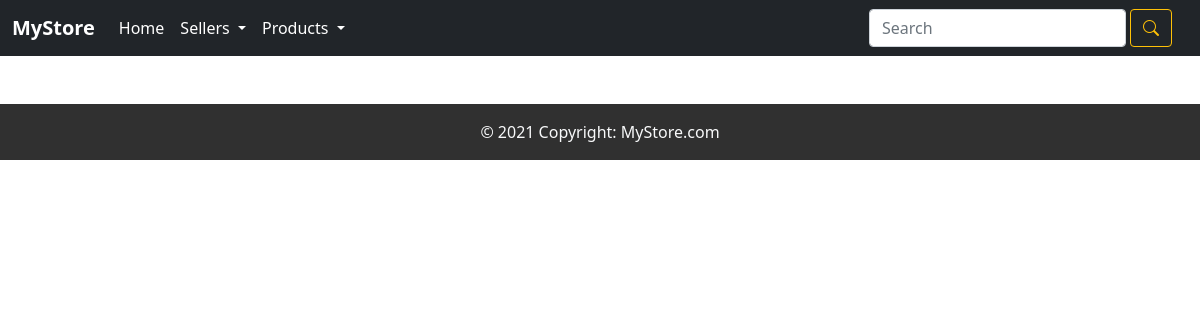
Before: /moderator/all_products/ (signed in) with the older database file.
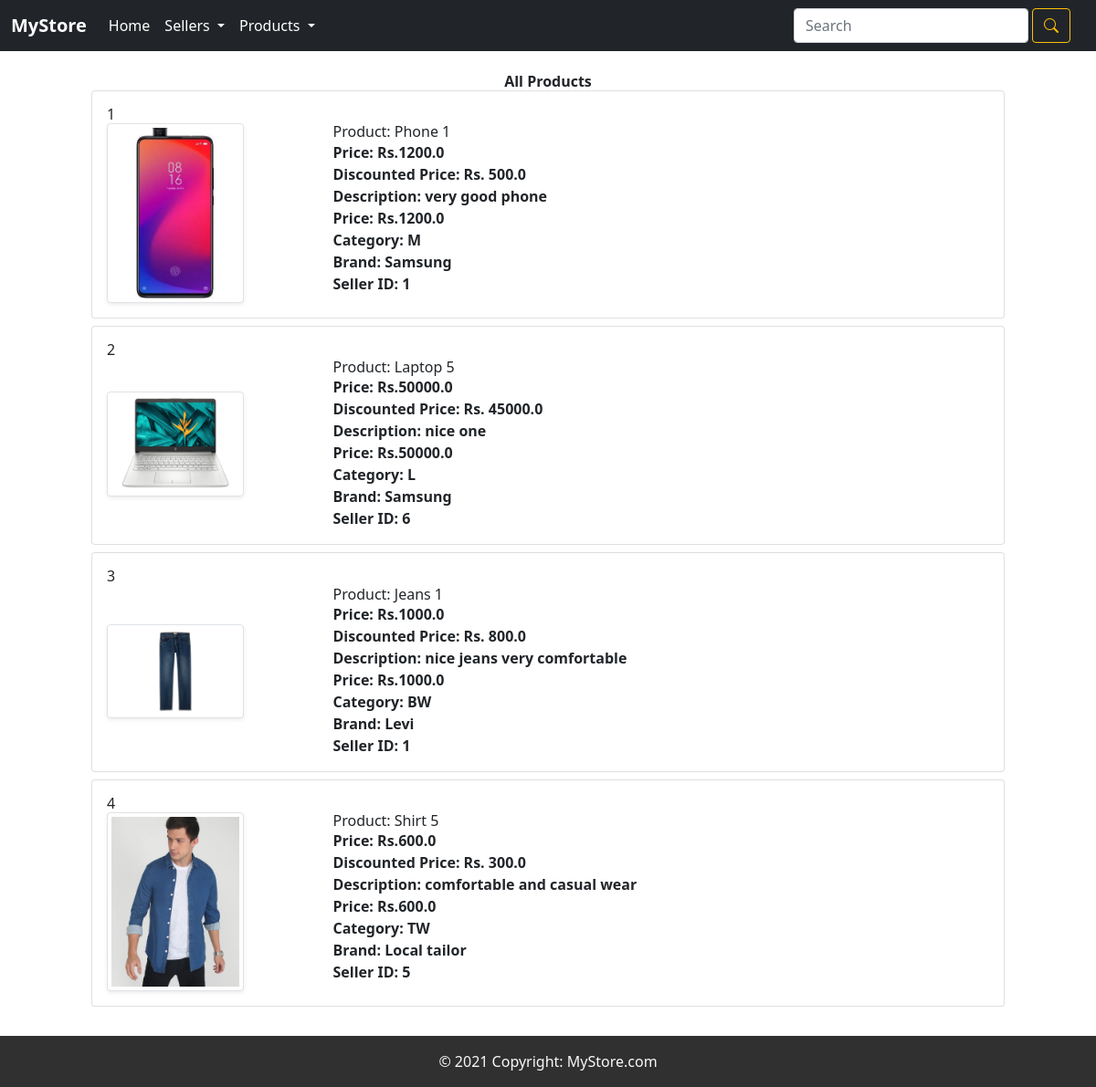
After: the same page with the newer database file.
### app/models.py (models this page shows, shortened)
class Product(models.Model):
    is_verified = models.BooleanField(default=False)
    name = models.CharField(max_length=300)
    description = models.TextField()
    price = models.FloatField()
    discountedPrice = models.FloatField()
    category = models.CharField(choices=Category_choices, max_length=3)
    brand = models.CharField(max_length=200)
    image = models.ImageField(upload_to='productimg')
    seller = models.IntegerField(default="00")

### moderator/decorators.py (the view)
        def wrapper_func(request, *args, **kwargs):
            group = None
            if request.user.groups.exists():
                group = request.user.groups.all()[0].name
            if group in allowed_roles:
                return view_func(request, *args, **kwargs)
            else:
                return HttpResponse('You are not authorized to view this page')

### moderator/views.py (called while the page is built)
@allowed_users(allowed_roles=['moderators'])
def all_products(request):
    products = Product.objects.filter(is_verified=True)
    return render(request, 'all_products.html', {'products': products})

### moderator/templates/all_products.html (shortened to what this page needs)
{% extends 'base.html' %}
{% block content %}
    {% if products %}
    <h1 class="text-center"><b>All Products</b></h1>
    <div class="container">
        {% for p in products %}
        <div class="card mb-2">
            <div class="card-body hover:bg-blue-100">
                <div class="row">
                    <h5>{{forloop.counter}}</h5>
                    <div class="col-sm-3 text-center align-self-center">
                        {% if p.image %}
                        <a href="{% url 'app:product-detail' p.id %}"><img src="{{p.image.url}}" alt=""
                            srcset="" class="img-fluid img-thumbnail shadow-sm" height="150" width="150"></a>
                        {% endif %}
                    </div>
                    <div class="col-sm-9">
                        <h5>Product: {{p.name}}</h5>
                        <p class="fw-bold">Price: Rs.{{p.price}}</p>
                        <p class="fw-bold">Discounted Price: Rs. {{p.discountedPrice}}</p>
                        <p class="fw-bold">Description: {{p.description}}</p>
                        <p class="fw-bold">Price: Rs.{{p.price}}</p>
                        <p class="fw-bold">Category: {{p.category}}</p>
                        <p class="fw-bold">Brand: {{p.brand}}</p>
                        <p class="fw-bold">Seller ID: {{p.seller}}</p>
                    </div>
                </div>
            </div>
        </div>
            {% endfor %}
        </div>
    {% endif %}
{% endblock %}

Changed rows visible on the page:
now on this page (row edited): Product: image (picture), name "Phone 1", price "1200.0", discountedPrice "500.0", description "very good phone", category "M", brand "Samsung", seller "1"
now on this page (row edited): Product: image (picture), name "Laptop 5", price "50000.0", discountedPrice "45000.0", description "nice one", category "L", brand "Samsung", seller "6"
now on this page (row edited): Product: image (picture), name "Jeans 1", price "1000.0", discountedPrice "800.0", description "nice jeans very comfortable", category "BW", brand "Levi", seller "1"
added Product: image (picture), name "Shirt 5", price "600.0", discountedPrice "300.0", description "comfortable and casual wear", category "TW", brand "Local tailor", seller "5"
Other visible differences:
text now shown: "All Products"
